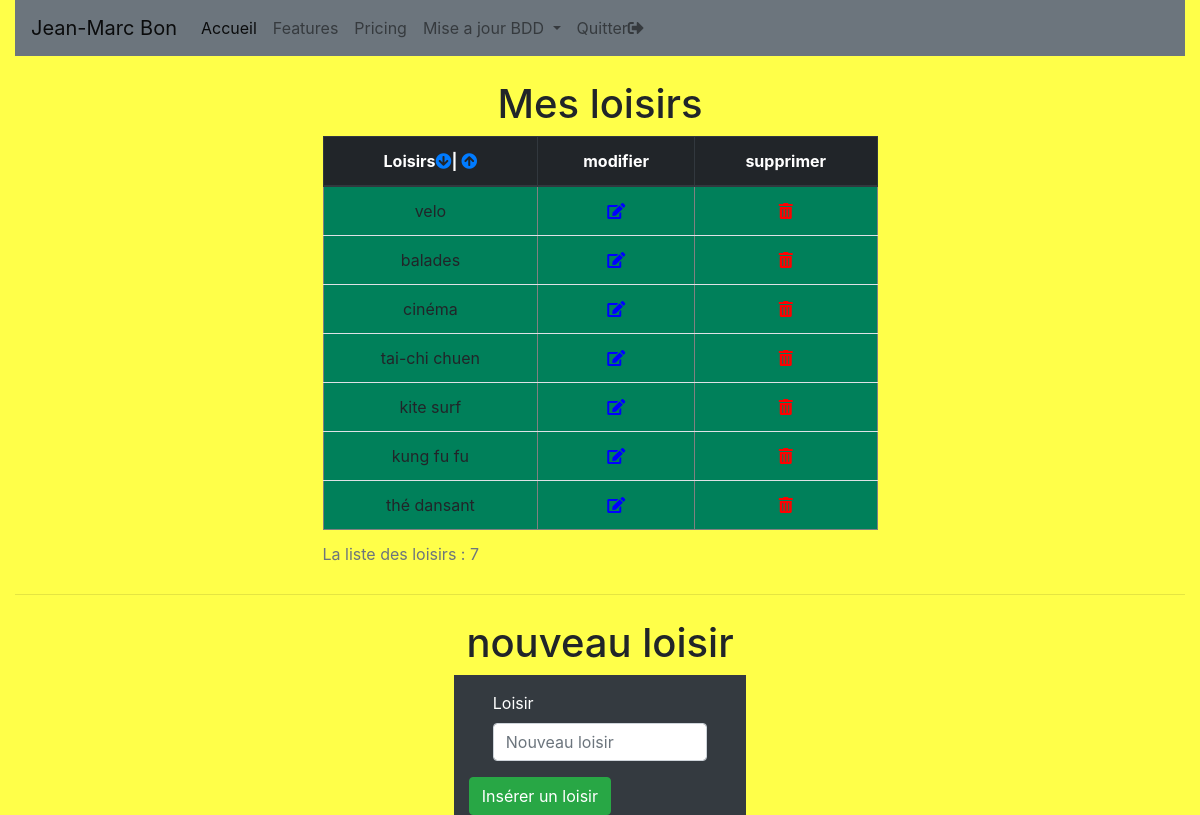
The page /admin/loisirs.php (signed in) on the database its author committed.
### tables this page shows
CREATE TABLE `t_utilisateurs` (
  `id_utilisateur` int(3) NOT NULL,
  `prenom` varchar(45) NOT NULL,
  `nom` varchar(45) NOT NULL,
  `email` varchar(50) NOT NULL,
  `portable` varchar(20) NOT NULL,
  `mdp` varchar(20) NOT NULL,
  `pseudo` varchar(20) NOT NULL,
  `age` varchar(20) NOT NULL,
  `anniversaire` date NOT NULL,
  `genre` enum('homme','femme') NOT NULL,
  `civilite` enum('monsieur','madame') NOT NULL,
  `adresse` text NOT NULL,
  `code_postal` varchar(5) NOT NULL,
  `ville` varchar(30) NOT NULL,
  `pays` varchar(30) NOT NULL,
  `commentaire` text NOT NULL
);

CREATE TABLE `t_loisirs` (
  `id_loisir` int(3) NOT NULL,
  `loisir` varchar(200) NOT NULL,
  `id_utilisateur` int(3) NOT NULL
);

### admin/loisirs.php (the view, shortened to what this page needs)
<?php require '../admin/connexion.php';
if(isset($_SESSION['connexion_admin'])) {
    $id_utilisateur=$_SESSION['id_utilisateur'];
}else{
    header('location:../authentification.php');
}
$sql = $pdoCV -> query("SELECT * FROM t_utilisateurs WHERE id_utilisateur = '$id_utilisateur' ");
$ligne_utilisateur = $sql -> fetch();
    ?>
<!DOCTYPE html>
<html lang="fr">
<head>
    <link rel="stylesheet" href="https://use.fontawesome.com/releases/v5.3.1/css/all.css">
    <link href="https://stackpath.bootstrapcdn.com/bootstrap/4.1.3/css/bootstrap.min.css" rel="stylesheet">
    <link rel="stylesheet" href="css/style.css">
</head>
<body>
<div class="container-fluid">
<?php require 'navigation.php'; ?>
    <?php
          $sql = $pdoCV->prepare(" SELECT * FROM t_loisirs WHERE id_utilisateur='$id_utilisateur'");
          $sql->execute();
          $nbr_loisirs = $sql->rowCount();
    ?>
    <h1 class="text-center mt-4">Mes loisirs</h1>
    <div class="tableau col-6 mx-auto">
        <table border="1" class="table text-center">
        <caption>La liste des loisirs : <?php echo $nbr_loisirs; ?></caption>
        <thead class="thead-dark">
            <tr>
                <th>Loisirs<a href="loisirs.php?column=loisir&order=asc"><i class="fas fa-arrow-circle-down"></i></a>| <a href="loisirs.php?column=loisir&order=desc"><i class="fas fa-arrow-circle-up"></i></a></th>
                <th>modifier</th>
                <th>supprimer</th>
            </tr>
        </thead>
<tbody>
    <?php while($ligne_loisir=$sql->fetch())
    {
    ?>
        <tr>
            <td><?php echo $ligne_loisir['loisir']; ?></td>
            <td><a style="color: blue" href="modif_loisir.php?id_loisir=<?php echo $ligne_loisir['id_loisir']; ?>"><i class="fas fa-edit"></i></a></td>
            <td><a style="color: red" href="loisirs.php?id_loisir=<?php echo $ligne_loisir['id_loisir']; ?>"><i class="fas fa-trash-alt"></a></td>
        </tr>
    <?php
        }
    ?>
    </tbody>
    </table>
    </div>
    <hr>
    <h1 class="text-center mt-4">nouveau loisir</h1>
    <div class="col-3 bg-dark text-white mx-auto">
        <form action="loisirs.php" method="post">
        <div class="px-4 py-3">
            <label for="titre">Loisir</label>
            <input type="text" name="titre" class="form-control" placeholder="Nouveau loisir" required>
        </div>
        <div class="">
           <button type="submit" class="btn btn-success">Insérer un loisir</button>
        </div>
        </form>
    </div>
    </div>
</body>
</html>

### admin/navigation.php (shortened to what this page needs)
<nav class="navbar navbar-expand-lg navbar-light bg-secondary">
  <a class="navbar-brand" href="index.php"><?php echo $ligne_utilisateur['prenom'].' '.$ligne_utilisateur['nom']; ?></a>
  <div class="collapse navbar-collapse" id="navbarNavDropdown">
    <ul class="navbar-nav">
      <li class="nav-item active">
        <a class="nav-link" href="index.php">Accueil <span class="sr-only">(current)</span></a>
      </li>
      <li class="nav-item">
        <a class="nav-link" href="#">Features</a>
      </li>
      <li class="nav-item">
        <a class="nav-link" href="#">Pricing</a>
      </li>
      <li class="nav-item dropdown">
        <a class="nav-link dropdown-toggle" href="#" id="navbarDropdownMenuLink" role="button" data-toggle="dropdown" aria-haspopup="true" aria-expanded="false">
          Mise a jour BDD
        </a>
</li>
        <li class="nav-item">
          <a class="nav-link" href="../admin/index.php?quitter=oui" title="<?php echo $ligne_utilisateur['prenom']; ?> déconnectez-vous !">Quitter<i class="fas fa-sign-out-alt"></i></a>
      </li>
    </ul>
  </div>
</nav>

### admin/css/style.css (style rules this page uses)
body { background: rgba(255, 255, 0, 0.712); }
.table { width: 100%; margin-bottom: 1rem; background-color: rgb(0, 128, 90); }

### rows shown on the page
t_utilisateurs: prenom "Jean-Marc", nom "Bon"
t_loisirs: loisir "velo"
t_loisirs: loisir "balades"
t_loisirs: loisir "cinéma"
t_loisirs: loisir "tai-chi chuen"
t_loisirs: loisir "kite surf"
t_loisirs: loisir "kung fu fu"
t_loisirs: loisir "thé dansant"

### other values the page prints
$nbr_loisirs "7"
